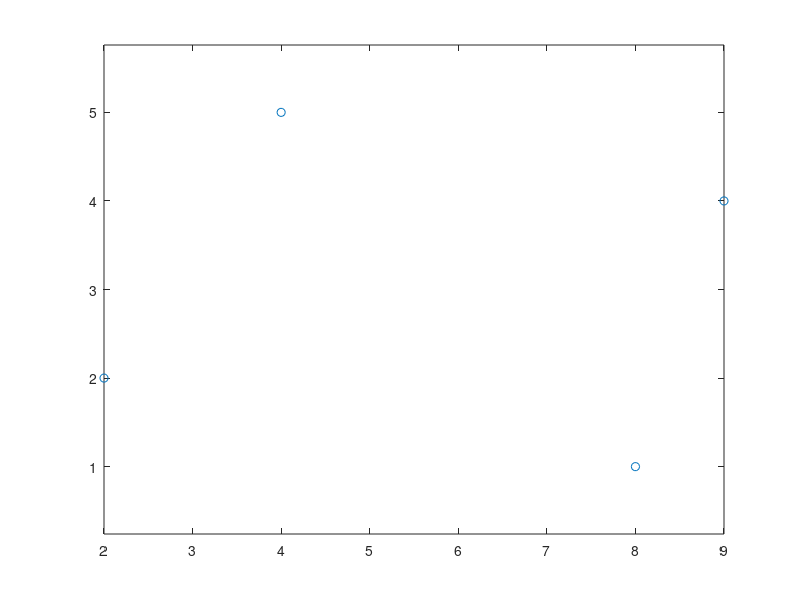

Write MATLAB code to recreate this figure. (Note: this script raises an error after producing the figure.)
% We have 4 points: P0(2,2), P1(4,5), P2(9,4), P3(8,1)
px = [2, 4, 9 ,8];
py = [2, 5, 4, 1];
plot(px, py, 'o')
axis equal
hold on
t0 = -1; t1 = 1; t2 = 2; t3 = 4;
syms a3 a2 a1 a0
ex = [
    a3 * t0^3 + a2 * t0^2 + a1 * t0 + a0 == px(1), ...
    a3 * t1^3 + a2 * t1^2 + a1 * t1 + a0 == px(2), ...
    a3 * t2^3 + a2 * t2^2 + a1 * t2 + a0 == px(3), ...
    a3 * t3^3 + a2 * t3^2 + a1 * t3 + a0 == px(4)
]

mx = solve( ex, [a3 a2 a1 a0] )
mx.a3
syms t
cx(t) = mx.a3 * t^3 + mx.a2 * t^2 + mx.a1 * t + mx.a0

syms b3 b2 b1 b0
ey = [
    b3 * t0^3 + b2 * t0^2 + b1 * t0 + b0 == py(1), ...
    b3 * t1^3 + b2 * t1^2 + b1 * t1 + b0 == py(2), ...
    b3 * t2^3 + b2 * t2^2 + b1 * t2 + b0 == py(3), ...
    b3 * t3^3 + b2 * t3^2 + b1 * t3 + b0 == py(4)
]

my = solve( ey, [b3 b2 b1 b0] )
my.b3

cy(t) = my.b3 * t^3 + my.b2 * t^2 + my.b1 * t + my.b0

fplot(cx, cy, [-1 4])





